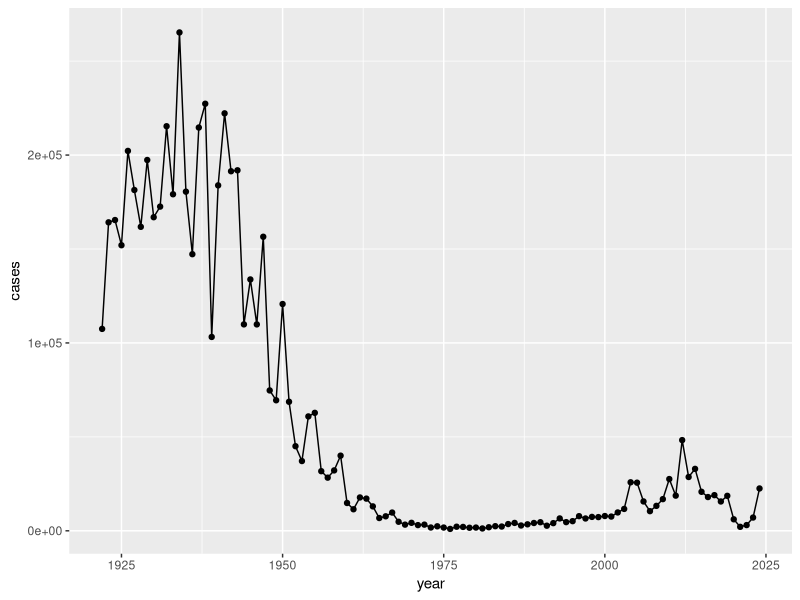
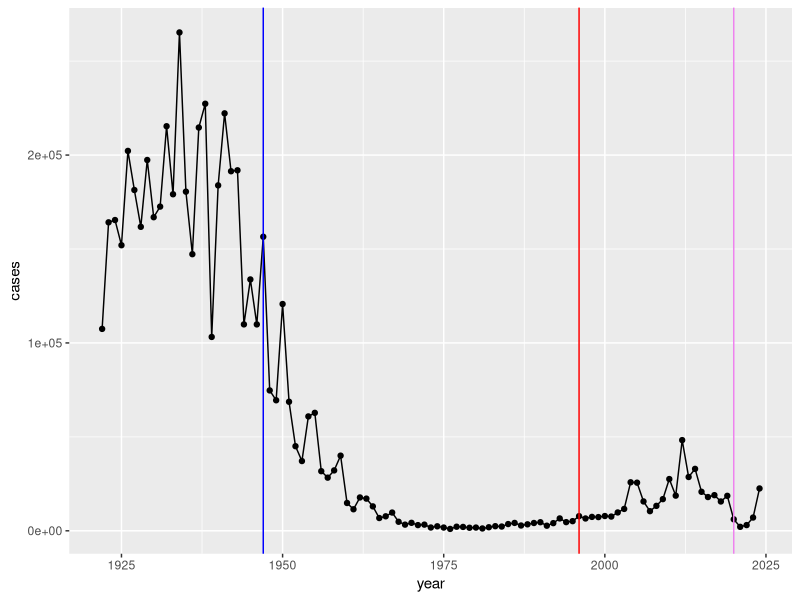

Write R code to recreate these figures, in order. (Note: this script raises an error after producing the figures.)
## ---- chunk 1
cdc <- data.frame(
                                 year = c(1922L,1923L,1924L,1925L,
                                          1926L,1927L,1928L,1929L,1930L,1931L,
                                          1932L,1933L,1934L,1935L,1936L,
                                          1937L,1938L,1939L,1940L,1941L,1942L,
                                          1943L,1944L,1945L,1946L,1947L,
                                          1948L,1949L,1950L,1951L,1952L,
                                          1953L,1954L,1955L,1956L,1957L,1958L,
                                          1959L,1960L,1961L,1962L,1963L,
                                          1964L,1965L,1966L,1967L,1968L,1969L,
                                          1970L,1971L,1972L,1973L,1974L,
                                          1975L,1976L,1977L,1978L,1979L,1980L,
                                          1981L,1982L,1983L,1984L,1985L,
                                          1986L,1987L,1988L,1989L,1990L,
                                          1991L,1992L,1993L,1994L,1995L,1996L,
                                          1997L,1998L,1999L,2000L,2001L,
                                          2002L,2003L,2004L,2005L,2006L,2007L,
                                          2008L,2009L,2010L,2011L,2012L,
                                          2013L,2014L,2015L,2016L,2017L,2018L,
                                          2019L,2020L,2021L,2022L,2023L,2024L),
         cases = c(107473,164191,165418,152003,
                                          202210,181411,161799,197371,
                                          166914,172559,215343,179135,265269,
                                          180518,147237,214652,227319,103188,
                                          183866,222202,191383,191890,109873,
                                          133792,109860,156517,74715,69479,
                                          120718,68687,45030,37129,60886,
                                          62786,31732,28295,32148,40005,
                                          14809,11468,17749,17135,13005,6799,
                                          7717,9718,4810,3285,4249,3036,
                                          3287,1759,2402,1738,1010,2177,2063,
                                          1623,1730,1248,1895,2463,2276,
                                          3589,4195,2823,3450,4157,4570,
                                          2719,4083,6586,4617,5137,7796,6564,
                                          7405,7298,7867,7580,9771,11647,
                                          25827,25616,15632,10454,13278,
                                          16858,27550,18719,48277,28639,32971,
                                          20762,17972,18975,15609,18617,
                                          6124,2116,3044,7063, 22538)
       )
## ---- chunk 2
library(ggplot2)

ggplot(cdc) +
  aes(year, cases) +
  geom_point() +
  geom_line() 
## ---- chunk 3
ggplot(cdc) +
  aes(year, cases) +
  geom_point() +
  geom_line() +
  geom_vline(xintercept = 1947, col = "blue") +
  geom_vline(xintercept = 1996, col = "red") +
  geom_vline(xintercept = 2020, col = "violet")
## ---- chunk 4
library(jsonlite)

subject <- read_json(path = "https://www.cmi-pb.org/api/v5_1/subject", 
                     simplifyVector = TRUE)

head(subject)
## ---- chunk 5
nrow(subject)
## ---- chunk 6
table(subject$infancy_vac)
## ---- chunk 7
table(subject$biological_sex)
## ---- chunk 8
table(subject$race)
## ---- chunk 9
table(subject$race, subject$biological_sex)
## ---- chunk 10
specimen <- read_json("https://www.cmi-pb.org/api/v5_1/specimen", 
                      simplifyVector = TRUE)
ab_titer <- read_json("https://www.cmi-pb.org/api/v5_1/plasma_ab_titer", 
                      simplifyVector = TRUE)

head(specimen)
## ---- chunk 11
library(tidyverse)

meta <- inner_join(subject, specimen)
head(meta)
## ---- chunk 12
ab_data <- inner_join(meta, ab_titer)
head(ab_data)
## ---- chunk 13
nrow(ab_data)
## ---- chunk 14
unique(ab_data$isotype)
## ---- chunk 15
unique(ab_data$antigen)
## ---- chunk 16
ggplot(ab_data) + 
  aes(MFI, antigen) + 
  geom_boxplot()
## ---- chunk 17
igg <- ab_data |>
  filter(isotype == "IgG")
## ---- chunk 18
ggplot(igg) + 
  aes(MFI_normalised, antigen) + 
  geom_boxplot()
## ---- chunk 19
ggplot(igg) + 
  aes(MFI_normalised, antigen, col = infancy_vac) + 
  geom_boxplot()
## ---- chunk 20

ggplot(igg) + 
  aes(MFI_normalised, antigen, col = infancy_vac) + 
  geom_boxplot() +
  facet_wrap(~infancy_vac)

## ---- chunk 21
ggplot(igg) +
  aes(MFI_normalised, antigen, col=infancy_vac ) +
  geom_boxplot(show.legend = FALSE) + 
  facet_wrap(vars(visit), nrow=2) +
  xlim(0,75) +
  theme_bw()
## ---- chunk 22
filter(igg, antigen=="PT") %>%
  ggplot() +
  aes(MFI_normalised, col=infancy_vac) +
  geom_boxplot(show.legend = FALSE) +
  facet_wrap(vars(visit)) +
  theme_bw()
## ---- chunk 23
filter(igg,  antigen == "PT", dataset == "2021_dataset") %>%
  ggplot() +
    aes(x=planned_day_relative_to_boost,
        y=MFI_normalised,
        col=infancy_vac,
        group=subject_id) +
    geom_point() +
    geom_line() +
    geom_vline(xintercept=14, linetype="dashed") +
    labs(title="2021 dataset IgG PT")
